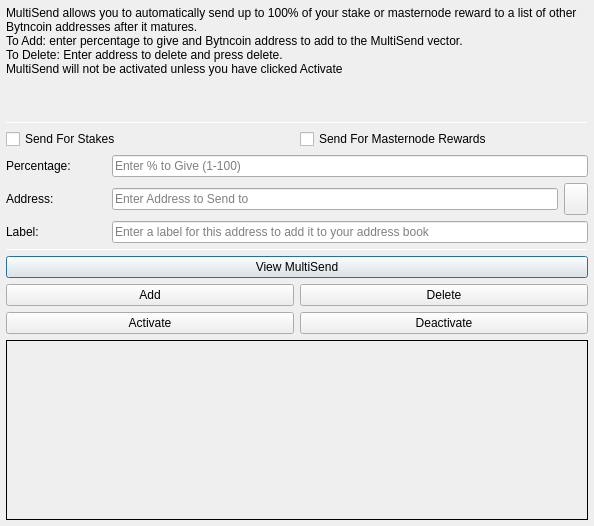
<?xml version="1.0" encoding="UTF-8"?>
<ui version="4.0">
 <class>MultiSendDialog</class>
 <widget class="QDialog" name="MultiSendDialog">
  <property name="windowModality">
   <enum>Qt::NonModal</enum>
  </property>
  <property name="geometry">
   <rect>
    <x>0</x>
    <y>0</y>
    <width>594</width>
    <height>526</height>
   </rect>
  </property>
  <property name="windowTitle">
   <string>MultiSend</string>
  </property>
  <layout class="QVBoxLayout" name="verticalLayout" stretch="0">
   <property name="margin">
    <number>6</number>
   </property>
   <item>
    <layout class="QVBoxLayout" name="verticalLayout_Main" stretch="1,1,1,0,1,1,1">
     <item>
      <widget class="QLabel" name="label_2">
       <property name="lineWidth">
        <number>1</number>
       </property>
       <property name="text">
        <string>MultiSend allows you to automatically send up to 100% of your stake or masternode reward to a list of other Bytncoin addresses after it matures.
To Add: enter percentage to give and Bytncoin address to add to the MultiSend vector.
To Delete: Enter address to delete and press delete.
MultiSend will not be activated unless you have clicked Activate</string>
       </property>
       <property name="alignment">
        <set>Qt::AlignLeading|Qt::AlignLeft|Qt::AlignTop</set>
       </property>
       <property name="wordWrap">
        <bool>true</bool>
       </property>
      </widget>
     </item>
     <item>
      <widget class="Line" name="line">
       <property name="minimumSize">
        <size>
         <width>0</width>
         <height>1</height>
        </size>
       </property>
       <property name="maximumSize">
        <size>
         <width>16777215</width>
         <height>1</height>
        </size>
       </property>
       <property name="orientation">
        <enum>Qt::Horizontal</enum>
       </property>
      </widget>
     </item>
     <item>
      <layout class="QVBoxLayout" name="verticalLayout_Settings">
       <item>
        <layout class="QHBoxLayout" name="horizontalLayout">
         <item>
          <widget class="QCheckBox" name="multiSendStakeCheckBox">
           <property name="text">
            <string>Send For Stakes</string>
           </property>
          </widget>
         </item>
         <item>
          <widget class="QCheckBox" name="multiSendMasternodeCheckBox">
           <property name="text">
            <string>Send For Masternode Rewards</string>
           </property>
          </widget>
         </item>
        </layout>
       </item>
       <item>
        <layout class="QHBoxLayout" name="horizontalLayout_6">
         <item>
          <widget class="QLabel" name="label">
           <property name="minimumSize">
            <size>
             <width>100</width>
             <height>0</height>
            </size>
           </property>
           <property name="toolTip">
            <string>Percentage of stake to send</string>
           </property>
           <property name="text">
            <string>Percentage:</string>
           </property>
          </widget>
         </item>
         <item>
          <widget class="QLineEdit" name="multiSendPercentEdit">
           <property name="toolTip">
            <string>Enter whole numbers 1 - 100</string>
           </property>
           <property name="placeholderText">
            <string>Enter % to Give (1-100)</string>
           </property>
          </widget>
         </item>
        </layout>
       </item>
       <item>
        <layout class="QHBoxLayout" name="horizontalLayout_7">
         <item>
          <widget class="QLabel" name="label_5">
           <property name="minimumSize">
            <size>
             <width>100</width>
             <height>0</height>
            </size>
           </property>
           <property name="toolTip">
            <string>Address to send portion of stake to</string>
           </property>
           <property name="text">
            <string>Address:</string>
           </property>
          </widget>
         </item>
         <item>
          <widget class="QLineEdit" name="multiSendAddressEdit">
           <property name="toolTip">
            <string/>
           </property>
           <property name="placeholderText">
            <string>Enter Address to Send to</string>
           </property>
          </widget>
         </item>
         <item>
          <widget class="QToolButton" name="addressBookButton">
           <property name="maximumSize">
            <size>
             <width>16777215</width>
             <height>32</height>
            </size>
           </property>
           <property name="toolTip">
            <string>Choose an address from the address book</string>
           </property>
           <property name="text">
            <string/>
           </property>
           <property name="icon">
            <iconset resource="../bytncoin.qrc">
             <normaloff>:/icons/address-book</normaloff>:/icons/address-book</iconset>
           </property>
           <property name="shortcut">
            <string>Alt+A</string>
           </property>
          </widget>
         </item>
        </layout>
       </item>
      </layout>
     </item>
     <item>
      <layout class="QHBoxLayout" name="horizontalLayout_3">
       <item>
        <widget class="QLabel" name="label_3">
         <property name="minimumSize">
          <size>
           <width>100</width>
           <height>0</height>
          </size>
         </property>
         <property name="text">
          <string>Label:</string>
         </property>
        </widget>
       </item>
       <item>
        <widget class="QLineEdit" name="labelAddressLabelEdit">
         <property name="placeholderText">
          <string>Enter a label for this address to add it to your address book</string>
         </property>
        </widget>
       </item>
      </layout>
     </item>
     <item>
      <widget class="Line" name="line_2">
       <property name="minimumSize">
        <size>
         <width>0</width>
         <height>1</height>
        </size>
       </property>
       <property name="maximumSize">
        <size>
         <width>16777215</width>
         <height>1</height>
        </size>
       </property>
       <property name="orientation">
        <enum>Qt::Horizontal</enum>
       </property>
      </widget>
     </item>
     <item>
      <layout class="QVBoxLayout" name="verticalLayout_Buttons">
       <item>
        <layout class="QHBoxLayout" name="horizontalLayout_4">
         <item>
          <widget class="QPushButton" name="viewButton">
           <property name="toolTip">
            <string/>
           </property>
           <property name="statusTip">
            <string>View MultiSend Vector</string>
           </property>
           <property name="text">
            <string>View MultiSend</string>
           </property>
          </widget>
         </item>
        </layout>
       </item>
       <item>
        <layout class="QHBoxLayout" name="horizontalLayout_2">
         <item>
          <widget class="QPushButton" name="addButton">
           <property name="toolTip">
            <string/>
           </property>
           <property name="statusTip">
            <string>Add to MultiSend Vector</string>
           </property>
           <property name="text">
            <string>Add</string>
           </property>
          </widget>
         </item>
         <item>
          <widget class="QPushButton" name="deleteButton">
           <property name="toolTip">
            <string/>
           </property>
           <property name="statusTip">
            <string>Delete Address From MultiSend Vector</string>
           </property>
           <property name="text">
            <string>Delete</string>
           </property>
          </widget>
         </item>
        </layout>
       </item>
       <item>
        <layout class="QHBoxLayout" name="horizontalLayout_5">
         <item>
          <widget class="QPushButton" name="activateButton">
           <property name="statusTip">
            <string>Activate MultiSend</string>
           </property>
           <property name="text">
            <string>Activate</string>
           </property>
          </widget>
         </item>
         <item>
          <widget class="QPushButton" name="disableButton">
           <property name="statusTip">
            <string>Deactivate MultiSend</string>
           </property>
           <property name="text">
            <string>Deactivate</string>
           </property>
          </widget>
         </item>
        </layout>
       </item>
      </layout>
     </item>
     <item>
      <widget class="QLabel" name="message">
       <property name="minimumSize">
        <size>
         <width>0</width>
         <height>180</height>
        </size>
       </property>
       <property name="frameShape">
        <enum>QFrame::Panel</enum>
       </property>
       <property name="frameShadow">
        <enum>QFrame::Plain</enum>
       </property>
       <property name="lineWidth">
        <number>1</number>
       </property>
       <property name="midLineWidth">
        <number>1</number>
       </property>
       <property name="text">
        <string/>
       </property>
       <property name="alignment">
        <set>Qt::AlignLeading|Qt::AlignLeft|Qt::AlignTop</set>
       </property>
       <property name="wordWrap">
        <bool>true</bool>
       </property>
      </widget>
     </item>
    </layout>
   </item>
  </layout>
 </widget>
 <resources>
  <include location="../bytncoin.qrc"/>
 </resources>
 <connections/>
</ui>
